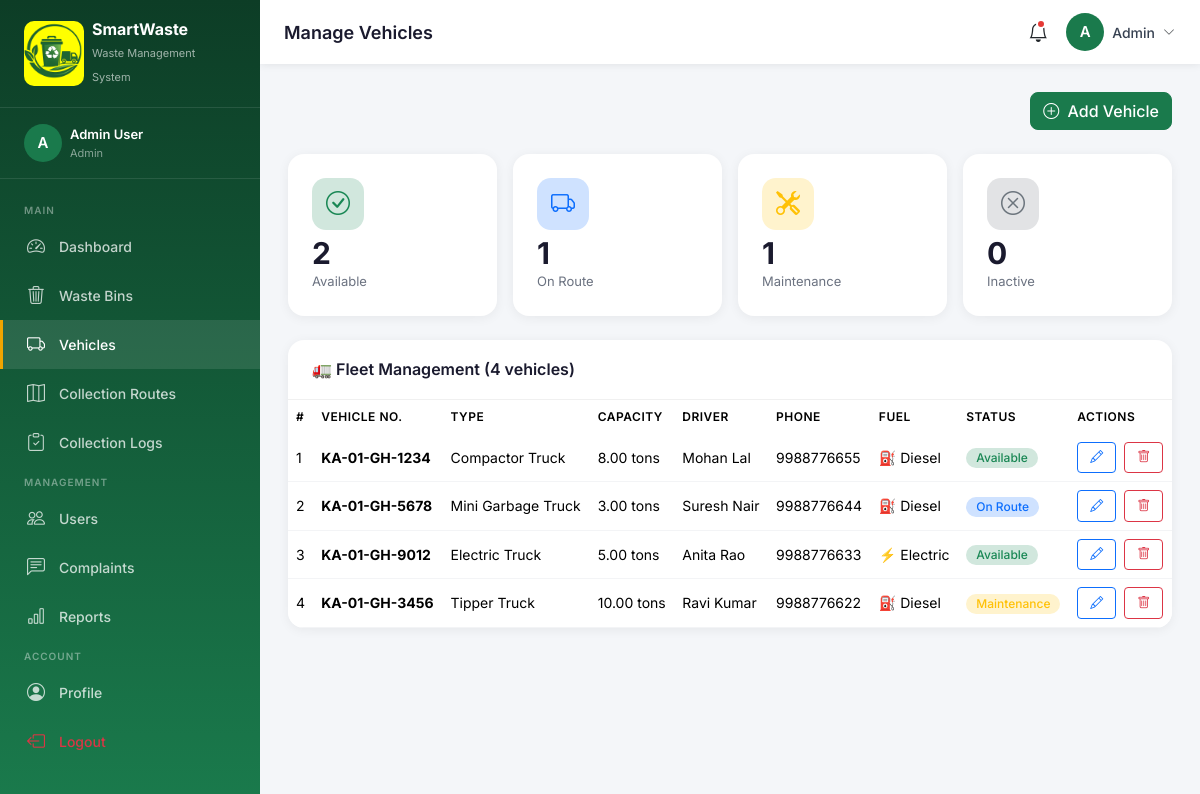
Page /admin/vehicles.php (signed in) on the committed database.
### tables this page shows
CREATE TABLE IF NOT EXISTS vehicles (
    id INT AUTO_INCREMENT PRIMARY KEY,
    vehicle_number VARCHAR(20) NOT NULL UNIQUE,
    vehicle_type VARCHAR(50) DEFAULT 'Garbage Truck',
    capacity_tons DECIMAL(5,2) DEFAULT 5.00,
    driver_name VARCHAR(100),
    driver_phone VARCHAR(20),
    status ENUM('available', 'on_route', 'maintenance', 'inactive') DEFAULT 'available',
    fuel_type ENUM('diesel', 'electric', 'cng') DEFAULT 'diesel',
    last_service_date DATE,
    created_at TIMESTAMP DEFAULT CURRENT_TIMESTAMP,
    updated_at TIMESTAMP DEFAULT CURRENT_TIMESTAMP ON UPDATE CURRENT_TIMESTAMP
);

### admin/vehicles.php (the view, shortened to what this page needs)
<?php
require_once '../includes/config.php';
$vehicles = $conn->query("SELECT * FROM vehicles ORDER BY created_at DESC")->fetch_all(MYSQLI_ASSOC);
include '../includes/header.php';
include '../includes/sidebar.php';
include '../includes/topbar.php';
?>
<div class="main-content">
<div class="content-area">
<div class="d-flex justify-content-between align-items-center mb-4">
    <button class="btn btn-primary" data-bs-toggle="modal" data-bs-target="#addVehicleModal">
        <i class="bi bi-plus-circle me-1"></i> Add Vehicle
    </button>
</div>
<div class="row g-3 mb-4">
    <?php
    $statuses = ['available','on_route','maintenance','inactive'];
    $statusIcons = ['available'=>'check-circle','on_route'=>'truck','maintenance'=>'tools','inactive'=>'x-circle'];
    $statusColors = ['available'=>'success','on_route'=>'primary','maintenance'=>'warning','inactive'=>'secondary'];
    foreach ($statuses as $s):
        $cnt = $conn->query("SELECT COUNT(*) as c FROM vehicles WHERE status='$s'")->fetch_assoc()['c'];
    ?>
    <div class="col-6 col-md-3">
        <div class="stat-card">
            <div class="stat-icon mb-2" style="background:var(--bs-<?= $statusColors[$s] ?>-bg-subtle,#f0f0f0);color:var(--bs-<?= $statusColors[$s] ?>)">
                <i class="bi bi-<?= $statusIcons[$s] ?>"></i>
            </div>
            <div class="stat-value"><?= $cnt ?></div>
            <div class="stat-label"><?= ucwords(str_replace('_',' ',$s)) ?></div>
        </div>
    </div>
    <?php endforeach; ?>
</div>
<div class="data-table">
    <div class="table-header">
        <h6>🚛 Fleet Management (<?= count($vehicles) ?> vehicles)</h6>
    </div>
    <div style="overflow-x:auto">
        <table class="table mb-0">
            <thead>
                <tr>
                    <th>#</th><th>Vehicle No.</th><th>Type</th><th>Capacity</th>
                    <th>Driver</th><th>Phone</th><th>Fuel</th><th>Status</th><th>Actions</th>
                </tr>
            </thead>
            <tbody>
                <?php foreach ($vehicles as $i => $v):
                    $sc = ['available'=>'success','on_route'=>'primary','maintenance'=>'warning','inactive'=>'secondary'];
                    $fuelEmoji = ['diesel'=>'⛽','electric'=>'⚡','cng'=>'💨'];
                ?>
                <tr>
                    <td><?= $i+1 ?></td>
                    <td><strong><?= htmlspecialchars($v['vehicle_number']) ?></strong></td>
                    <td><?= htmlspecialchars($v['vehicle_type']) ?></td>
                    <td><?= $v['capacity_tons'] ?> tons</td>
                    <td><?= htmlspecialchars($v['driver_name']) ?></td>
                    <td><?= htmlspecialchars($v['driver_phone']) ?></td>
                    <td><?= $fuelEmoji[$v['fuel_type']] ?? '' ?> <?= ucfirst($v['fuel_type']) ?></td>
                    <td>
                        <span class="badge bg-<?= $sc[$v['status']] ?>-subtle text-<?= $sc[$v['status']] ?> status-badge">
                            <?= ucwords(str_replace('_',' ',$v['status'])) ?>
                        </span>
                    </td>
                    <td>
                        <button class="btn btn-sm btn-outline-primary me-1" onclick='editVehicle(<?= json_encode($v) ?>)'>
                            <i class="bi bi-pencil"></i>
                        </button>
                        <form method="POST" style="display:inline" onsubmit="return confirm('Delete?')">
                            <button class="btn btn-sm btn-outline-danger"><i class="bi bi-trash"></i></button>
                        </form>
                    </td>
                </tr>
                <?php endforeach; ?>
            </tbody>
        </table>
    </div>
</div>
</div>
</div>
<?php include '../includes/footer.php'; ?>

### includes/header.php (style rules this page uses)
:root { --primary: #1a7a4c; --primary-dark: #145c39; --primary-light: #e8f5ee; --secondary: #f0a500; --danger: #e53935; --sidebar-width: 260px; --header-height: 64px; }
* { font-family: 'Inter', sans-serif; }
body { background: #f4f6f9; }
.main-content { margin-left: var(--sidebar-width); padding-top: var(--header-height); min-height: 100vh; }
.content-area { padding: 28px 28px; }
.stat-card { background: #fff; border-radius: 16px; padding: 24px; box-shadow: 0 2px 12px rgba(0,0,0,0.06); border: none; transition: transform 0.2s, box-shadow 0.2s; position: relative; overflow: hidden; }
.stat-card .stat-icon { width: 52px; height: 52px; border-radius: 14px; display: flex; align-items: center; justify-content: center; font-size: 24px; }
.stat-card .stat-value { font-size: 30px; font-weight: 700; color: #1a1a2e; line-height: 1; }
.stat-card .stat-label { font-size: 13px; color: #6b7280; margin-top: 4px; }
.data-table { background: #fff; border-radius: 16px; box-shadow: 0 2px 12px rgba(0,0,0,0.06); overflow: hidden; }
.data-table .table-header { padding: 20px 24px; border-bottom: 1px solid #f0f0f0; display: flex; justify-content: space-between; align-items: center; }
.data-table .table-header h6 { font-weight: 600; color: #1a1a2e; margin: 0; }
table thead th { background: #f8fafc; font-size: 12px; font-weight: 600; text-transform: uppercase; letter-spacing: 0.5px; color: #6b7280; border: none; padding: 12px 16px; }
table tbody td { font-size: 14px; color: #374151; vertical-align: middle; padding: 12px 16px; border-color: #f3f4f6; }
.status-badge { padding: 4px 10px; border-radius: 20px; font-size: 12px; font-weight: 500; }
.btn-primary { background: var(--primary); border-color: var(--primary); border-radius: 8px; font-weight: 500; }
.btn-sm { padding: 5px 12px; font-size: 13px; }

### rows in the picture
vehicles: vehicle_number "KA-01-GH-1234", vehicle_type "Compactor Truck", capacity_tons "8.00", driver_name "Mohan Lal", driver_phone "9988776655", fuel_type "⛽", fuel_type "Diesel", status "Available"
vehicles: vehicle_number "KA-01-GH-5678", vehicle_type "Mini Garbage Truck", capacity_tons "3.00", driver_name "Suresh Nair", driver_phone "9988776644", fuel_type "⛽", fuel_type "Diesel", status "On Route"
vehicles: vehicle_number "KA-01-GH-9012", vehicle_type "Electric Truck", capacity_tons "5.00", driver_name "Anita Rao", driver_phone "9988776633", fuel_type "⚡", fuel_type "Electric", status "Available"
vehicles: vehicle_number "KA-01-GH-3456", vehicle_type "Tipper Truck", capacity_tons "10.00", driver_name "Ravi Kumar", driver_phone "9988776622", fuel_type "⛽", fuel_type "Diesel", status "Maintenance"

### other values in the picture
substr($_SESSION['user_name'] ?? 'U', 0, 1) "A"
$_SESSION['user_name'] "Admin User"
$_SESSION['user_role'] "Admin"
$label "Dashboard Waste Bins Vehicles Collection Routes Collection Logs Users Complaints Reports Profile"
$pageTitle "Manage Vehicles"
explode(' ', $_SESSION['user_name'] ?? 'User')[0] "Admin"
$cnt "2"
str_replace('_',' ',$s) "Available"
$cnt "1"
str_replace('_',' ',$s) "On Route"
str_replace('_',' ',$s) "Maintenance"
$cnt "0"
str_replace('_',' ',$s) "Inactive"
count($vehicles) "4"
